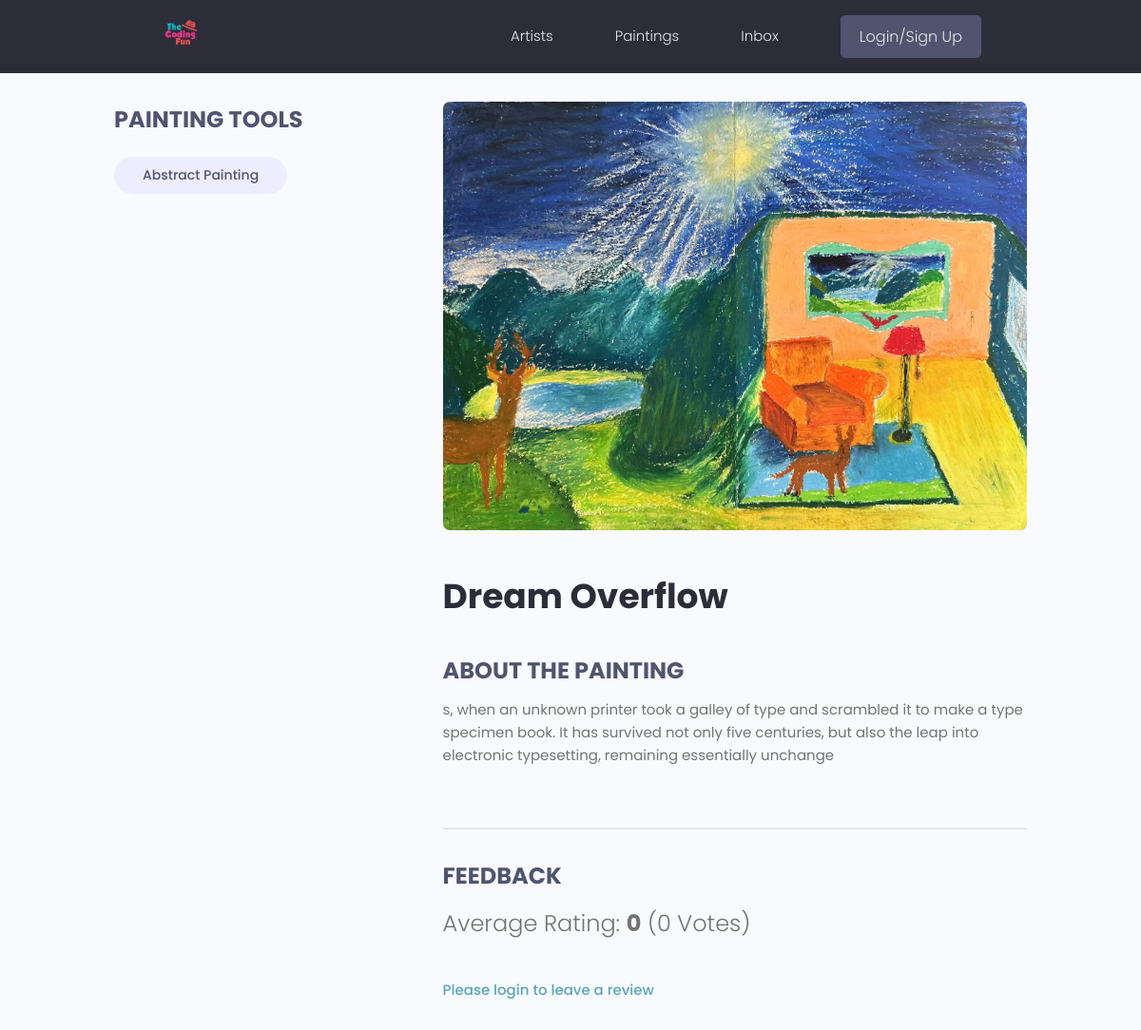
The app's page /paintings/paintings/0685c43e-b950-44de-b9f5-f3da52e5a4b5/, older data.
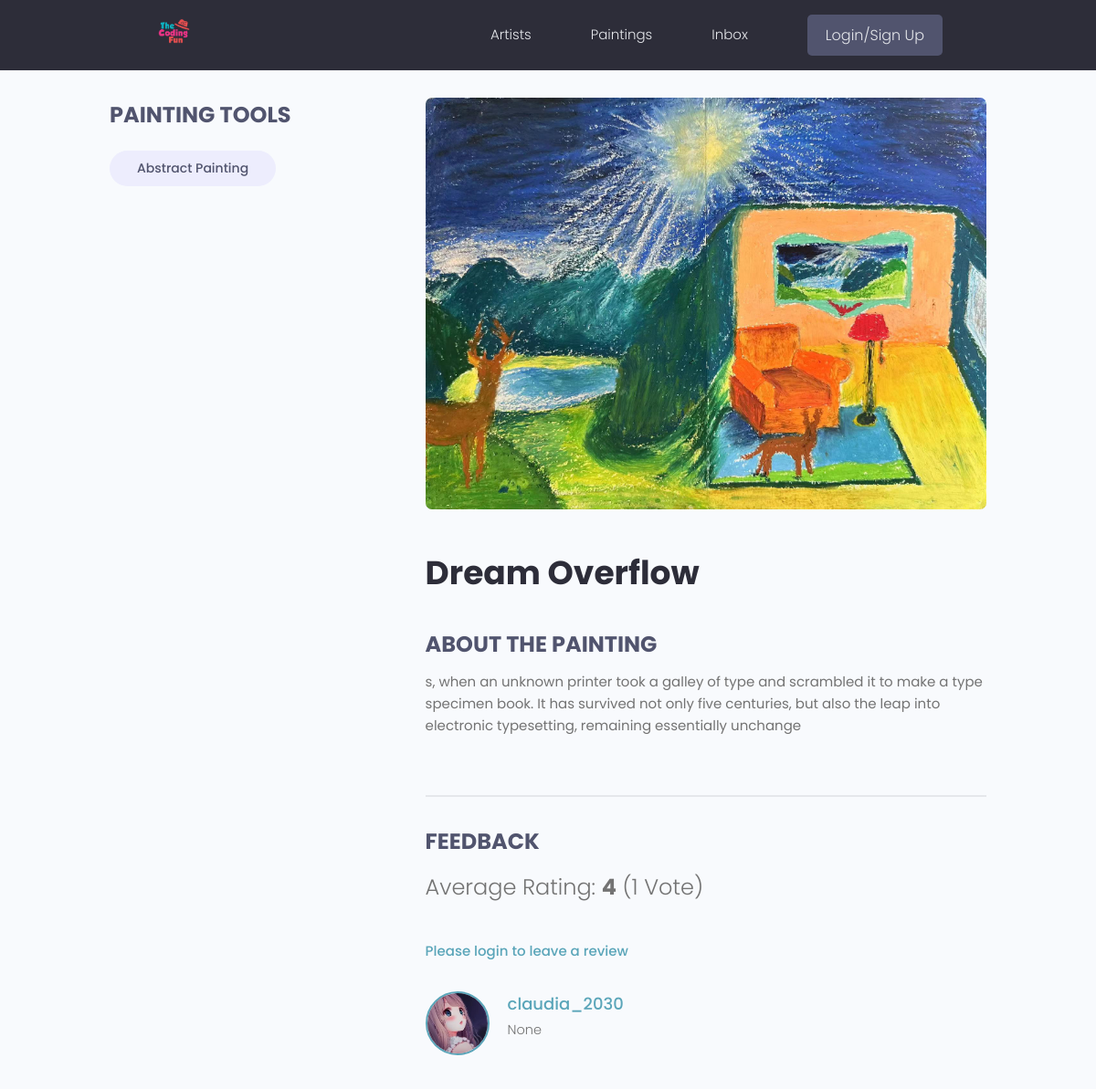
The same page, newer data.
### paintings/models.py (models this page shows, shortened)
class Tag(models.Model):
    name = models.CharField(max_length=200)
    created = models.DateTimeField(auto_now_add=True)
    id = models.UUIDField(default=uuid.uuid4, unique=True, primary_key=True, editable=False)
    def __str__(self):
        return self.name

class Painting(models.Model):
    owner = models.ForeignKey(Profile, null=True, blank=True, on_delete=models.CASCADE)
    title = models.CharField(max_length=200)
    featured_image = models.ImageField(null=True, blank=True, default="default.png")
    demo_link = models.TextField(max_length=500, null=True, blank=True)
    description = models.TextField(null=True, blank=True)
    tags = models.ManyToManyField('Tag', blank=True)
    vote_total = models.IntegerField(default=0, null=True, blank=True)
    vote_score = models.IntegerField(default=0, null=True, blank=True)
    created = models.DateTimeField(auto_now_add=True)
    id = models.UUIDField(default=uuid.uuid4, unique=True, primary_key=True, editable=False)
    @property
    def imageURL(self):
        try:
            url = self.featured_image.url
        except:
            url = ""
        return url
    @property
    def reviewers(self):
        queryset = self.review_set.all().values_list('owner__id', flat=True)
        return queryset
    class Meta:
        ordering = ['-vote_score', "-vote_total", "title"]

class Review(models.Model):
    VOTE_TYPE = [("1", "Just Pass👌🏼"),
                ("2", "Nice👍"),
                ("3", 'Look Good!😍'),
                ("4", 'Wonderful!🤩')]
    owner = models.ForeignKey(Profile, on_delete=models.CASCADE, null=True)
    painting = models.ForeignKey(Painting, on_delete=models.CASCADE)
    body = models.TextField(null=True, blank=True)
    value = models.CharField(max_length=200, choices=VOTE_TYPE)
    created = models.DateTimeField(auto_now_add=True)
    id = models.UUIDField(default=uuid.uuid4, unique=True, primary_key=True, editable=False)
    class Meta:
        unique_together = [['owner', 'painting']]

### users/models.py (models this page shows, shortened)
class Profile(models.Model):
    user = models.OneToOneField(User, on_delete=models.CASCADE, null=True, blank=True)
    name = models.CharField(max_length=200, blank=True, null=True)
    username = models.CharField(max_length=200, blank=True, null=True)
    location = models.CharField(max_length=200, blank=True, null=True)
    email = models.EmailField(max_length=200, blank=True, null=True)
    short_intro = models.CharField(max_length=200, blank=True, null=True)
    bio = models.TextField(blank=True, null=True)
    profile_image = models.ImageField(null=True, blank=True, upload_to="profiles/", default="profiles/default.jpg")
    social_github = models.CharField(max_length=200, blank=True, null=True)
    social_twitter = models.CharField(max_length=200, blank=True, null=True)
    social_linkedin = models.CharField(max_length=200, blank=True, null=True)
    social_website = models.CharField(max_length=200, blank=True, null=True)
    created = models.DateTimeField(auto_now_add=True)
    id = models.UUIDField(default=uuid.uuid4, unique=True, primary_key=True, editable=False)
    @property
    def imageURL(self):
        try:
            url = self.profile_image.url
        except:
            url = ""
        return url

### paintings/views.py (the view, shortened to what this page needs)
# urls.py: path("paintings/<str:pk>/", views.painting, name="painting"),
def painting(request, pk):
    paintObj = Painting.objects.get(id=pk)
    tags = paintObj.tags.all()
    review_form = ReviewForm()
    return render(request, "paintings/single_painting.html", {'paint': paintObj, "tags": tags, "review_form": review_form})

### paintings/templates/paintings/single_painting.html (shortened to what this page needs)
{% extends 'main.html' %}
{% block content %}
<main class="singleProject my-md">
    <div class="container">
        <div class="layout">
            <div class="column column--1of3">
                <h3 class="singleProject__subtitle">Painting Tools</h3>
                <div class="singleProject__toolStack">
                    {% for tag in tags %}
                    <span class="tag tag--pill tag--sub tag--lg">
                        <small>{{tag}}</small>
                    </span>
                    {% endfor %}
                </div>
            </div>
            <div class="column column--2of3">
                <img class="singleProject__preview" src="{{paint.imageURL}}" alt="portfolio thumbnail" />
                <h2 class="singleProject__title">{{paint.title}}</h2>
                <h3 class="singleProject__subtitle">About The Painting</h3>
                <div class="singleProject__info">
                    {{paint.description}}
                    <br />
                    <br />
                </div>
                <div class="comments">
                    <h3 class="singleProject__subtitle">Feedback</h3>
                    <h5 class="project--rating">
                        Average Rating: <b>{{paint.vote_score}}</b>
                        ({{paint.vote_total}}
                        Vote{{paint.vote_total|pluralize:"s"}})
                    </h5>
                    {% if request.user.profile.id in paint.reviewers %}
                    <p>You have already submitted your review.</p>
                    {% elif request.user.profile.id == paint.owner.id %}
                    <p>You could not comment on your own painting.</p>
                    {% else %}
                    <a href="{% url 'login-user' %}?next={{request.path}}">Please login to leave a review</a>
                    {% endif %}
                    <div class="commentList">
                        {% for review in paint.review_set.all %}
                        {% if review.value %}
                        <div class="comment">
                            <a href="{% url 'single-profile' review.owner.id %}">
                                <img class="avatar avatar--md" src="{{review.owner.imageURL}}" alt="user" />
                            </a>
                            <div class="comment__details">
                                <a href="{% url 'single-profile' review.owner.id %}"
                                    class="comment__author">{{review.owner.username}}</a>
                                <p class="comment__info">
                                    {{review.body}}
                                </p>
                            </div>
                        </div>
                        {% endif %}
                        {% endfor %}
                    </div>
                </div>
            </div>
        </div>
    </div>
</main>
{% endblock content %}

Row changes from the older to the newer data that the page shows:
changed Painting "Dream Overflow": vote_score "0" → "4"; vote_total "0" → "1"
added Review: owner.imageURL (picture), owner.username "claudia_2030", body "None"
